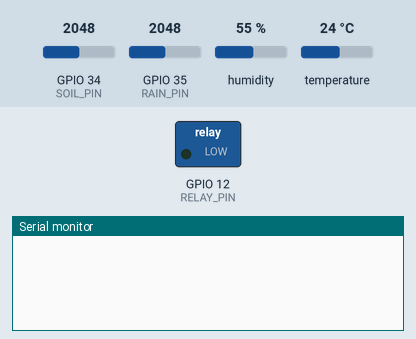
The sketch below on a simulated ESP32. On the bench: switched loads named in the sketch (green lamp = pin HIGH), the last lines printed to the serial monitor. Inputs (shaded band) come from the test bench; at power-on: GPIO 35 (RAIN_PIN) = 2048, GPIO 34 (SOIL_PIN) = 2048, humidity 55 %, temperature 24 °C. WiFi joins after 1.5 s; servers stay silent unless stated.

Above: at 3.0 s.
3.1 s: GPIO 35 (RAIN_PIN) set to 760
At 4.4 s:
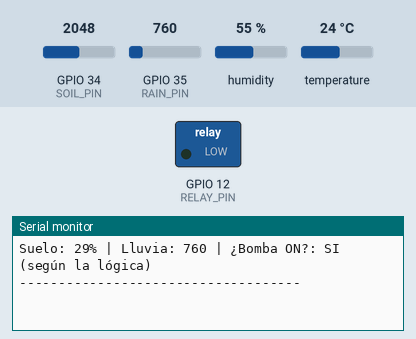
5.3 s: GPIO 34 (SOIL_PIN) set to 1228
At 6.3 s:
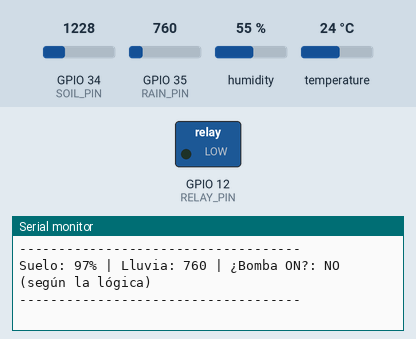
9.3 s: GPIO 35 (RAIN_PIN) set to 840
At 10.5 s:
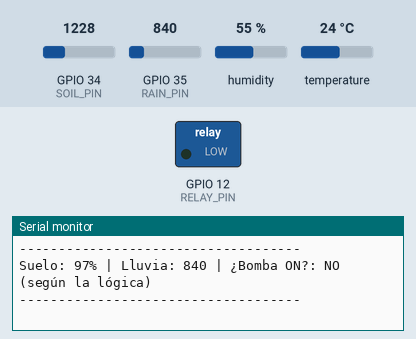
10.8 s: GPIO 34 (SOIL_PIN) set to 760
At 12.9 s:
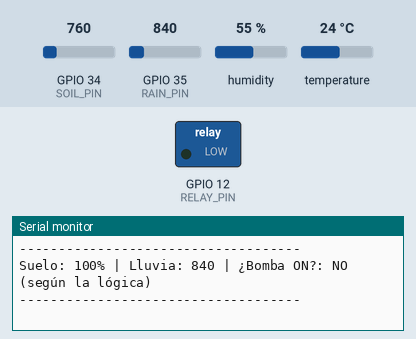

Measured:
- after the input at 3.1 s, the serial monitor: prints a new line after 0.73 s (image 1)
- after the input at 5.3 s, the serial monitor: prints a new line after 0.50 s (image 2)
- after the input at 9.3 s, the serial monitor: prints a new line after 0.50 s (image 3)
- after the input at 10.8 s, the serial monitor: prints a new line after 1.0 s (image 4)

The sketch:

greensense.ino
```cpp
/*
 * Proyecto: GreenSense - Sistema IoT de Riego Inteligente
 * Institución Educativa Colegio Jorge Gaitán Cortés
 * Autores: S. S. Sibaja, G. A. Torres, S. Solano, J. E. Mantilla
 * Asesor: Diego Bautista Pulido
 * Año: 2026
 *
 * Versión publicada sin credenciales privadas.
 * Configura firmware/secrets.h en tu equipo; nunca lo subas a GitHub.
 */

#include "secrets.h"

#include <WiFi.h>
#include <WiFiClient.h>
#include <BlynkSimpleEsp32.h>
#include <DHT.h>

/* Configuración de Pines del ESP32 */
#define DHTPIN 4
#define DHTTYPE DHT11
#define SOIL_PIN 34
#define RAIN_PIN 35
#define RELAY_PIN 12

/* Variables para Calibración del Sensor de Suelo */
int valorSeco = 2400;
int valorHumedo = 1200;

DHT dht(DHTPIN, DHTTYPE);
BlynkTimer timer;

// Lee los sensores y controla la bomba según la humedad del suelo y la lluvia.
void enviarSensores() {
  // 1. Leer humedad y temperatura del aire
  float t = dht.readTemperature();
  float h = dht.readHumidity();

  // 2. Leer humedad del suelo y convertir a porcentaje
  int lecturaSuelo = analogRead(SOIL_PIN);
  int porcentajeSuelo = map(lecturaSuelo, valorSeco, valorHumedo, 0, 100);
  porcentajeSuelo = constrain(porcentajeSuelo, 0, 100);

  // 3. Leer sensor de lluvia analógico
  int lecturaLluvia = analogRead(RAIN_PIN);

  // En la configuración usada por el proyecto: mayor a 800 significa agua/lluvia.
  // Este umbral depende del sensor y debe comprobarse con lecturas reales.
  bool estaLloviendo = (lecturaLluvia > 800);

  // 4. Lógica de riego: regar si el suelo está por debajo del 40 % y no llueve.
  bool bombaEncendida = false;

  if (porcentajeSuelo < 40 && !estaLloviendo) {
    pinMode(RELAY_PIN, OUTPUT);
    digitalWrite(RELAY_PIN, LOW);
    Blynk.virtualWrite(V4, 1);
    bombaEncendida = true;
  } else {
    // Se conserva la lógica de la versión del proyecto.
    // INPUT deja el pin en alta impedancia; verifica el comportamiento real
    // del módulo de relé antes de confiar en que la bomba queda apagada.
    pinMode(RELAY_PIN, INPUT);
    Blynk.virtualWrite(V4, 0);
    bombaEncendida = false;
  }

  // Diagnóstico en el Monitor Serie
  Serial.print("Suelo: ");
  Serial.print(porcentajeSuelo);
  Serial.print("% | Lluvia: ");
  Serial.print(lecturaLluvia);
  Serial.print(" | ¿Bomba ON?: ");
  Serial.println(bombaEncendida ? "SI (según la lógica)" : "NO (según la lógica)");
  Serial.println("------------------------------------");

  // 5. Enviar datos a Blynk
  if (!isnan(t) && !isnan(h)) {
    Blynk.virtualWrite(V1, t);  // V1: Temperatura
    Blynk.virtualWrite(V2, h);  // V2: Humedad del aire
  } else {
    Serial.println("Error al leer el sensor DHT.");
  }

  Blynk.virtualWrite(V3, porcentajeSuelo); // V3: Humedad del suelo
  Blynk.virtualWrite(V5, lecturaLluvia);   // V5: Lectura del sensor de lluvia
}

void setup() {
  Serial.begin(115200);

  // Inicializar el pin del relé como entrada, según la versión del proyecto.
  pinMode(RELAY_PIN, INPUT);
  pinMode(RAIN_PIN, INPUT);

  dht.begin();
  Blynk.begin(BLYNK_AUTH_TOKEN, ssid, pass);

  // Ejecutar la función cada 2 segundos
  timer.setInterval(2000L, enviarSensores);
}

void loop() {
  Blynk.run();
  timer.run();
}
```

secrets.example.h
```cpp
// EJEMPLO PÚBLICO: no pongas aquí tus credenciales reales.
// Copia este archivo como secrets.h en tu equipo y completa los valores allí.
#define BLYNK_TEMPLATE_ID "TU_TEMPLATE_ID"
#define BLYNK_TEMPLATE_NAME "GreenSense"
#define BLYNK_AUTH_TOKEN "TU_TOKEN_BLYNK"

char ssid[] = "NOMBRE_DE_TU_WIFI";
char pass[] = "CONTRASENA_DE_TU_WIFI";
```
